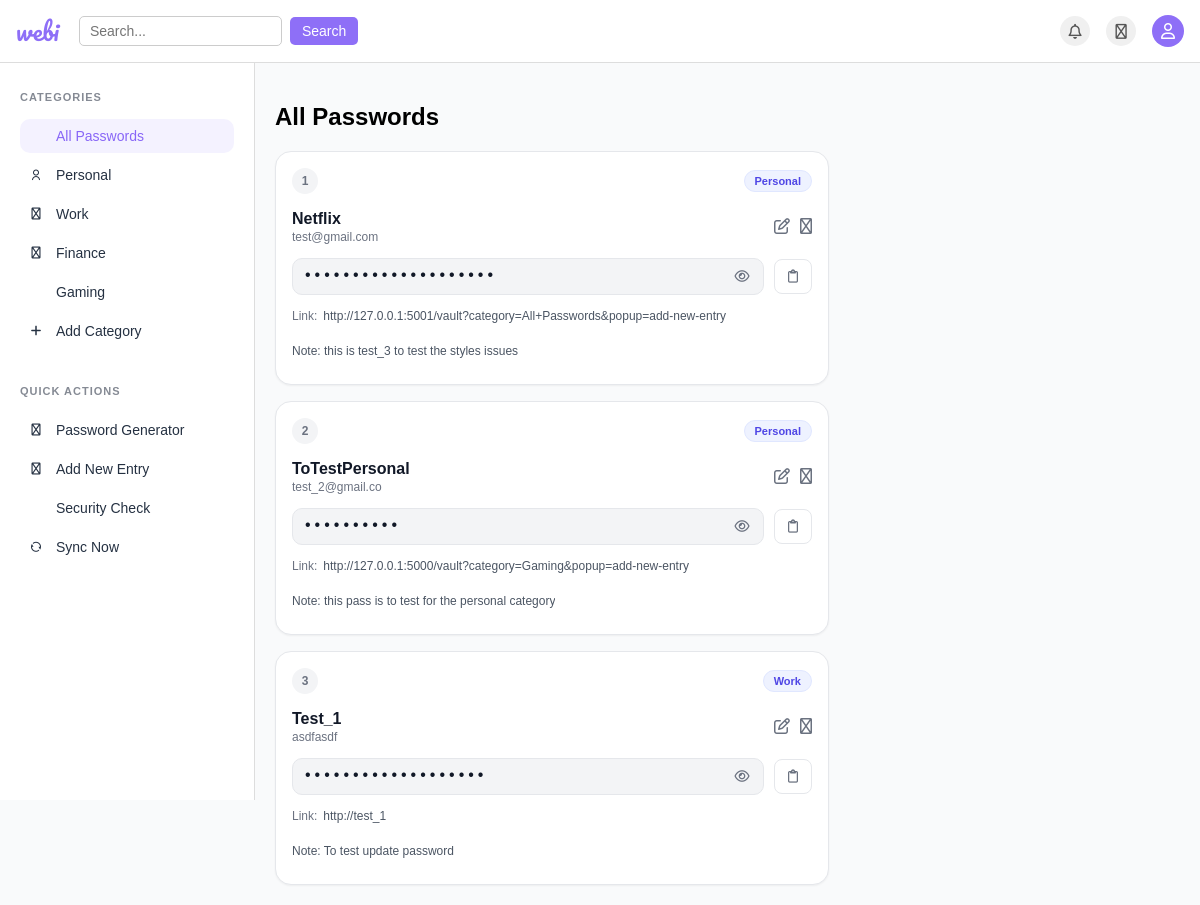
The page /vault (signed in) on the database its author committed.
### tables this page shows
CREATE TABLE passwords (id INTEGER PRIMARY KEY AUTOINCREMENT, site_name TEXT NOT NULL, site_username TEXT NOT NULL, site_password TEXT NOT NULL, url TEXT, notes TEXT, category TEXT NOT NULL DEFAULT 'Personal', user_id INTEGER NOT NULL DEFAULT 1);

### views.py (the view, shortened to what this page needs)
@views.route('/vault', methods=['GET', 'POST'])
def vault():
    if 'user_id' not in session:
        return redirect(url_for('views.login'))
    conn = get_db_connection()
    user = conn.execute(
        "SELECT master_password_hash FROM users WHERE id = ?",
        (session['user_id'],)
    ).fetchone()
    if (
        user and user['master_password_hash'] and
        not session.get('master_verified')
    ):
        conn.close()
        return redirect(url_for('views.master_verify'))
    user_id = session.get('user_id')
    default_categories = [
        'All Passwords', 'Personal', 'Work', 'Finance', 'Gaming'
    ]
    user_categories = conn.execute(
        "SELECT name FROM categories WHERE user_id = ? ORDER BY name ASC",
        (user_id,)
    ).fetchall()
    custom_categories = [row['name'] for row in user_categories]
    if 'category' in request.args:
        category = request.args.get('category', 'All Passwords')
        session['selected_category'] = category
    else:
        category = session.get('selected_category', 'All Passwords')
    popup_type = request.args.get('popup')
    show_password_generator_popup = popup_type == 'password-generator'
    show_new_entry_popup = popup_type == 'add-new-entry'
    show_edit_entry_popup = popup_type == 'edit-entry'
    show_add_category_popup = popup_type == 'add-category'
    edit_password_id = request.args.get('id')
    show_password = request.args.get('show_password') == 'true'
    password_length = int(request.args.get('length', 12))
    include_uppercase = request.args.get('uppercase', 'true').lower() == 'true'
    include_lowercase = request.args.get('lowercase', 'true').lower() == 'true'
    include_numbers = request.args.get('numbers', 'true').lower() == 'true'
    include_symbols = request.args.get('symbols', 'true').lower() == 'true'
    if not any([include_uppercase, include_lowercase,
                include_numbers, include_symbols]):
        include_uppercase = True
        include_lowercase = True
        include_numbers = True
        include_symbols = True
    password_length = max(8, min(32, password_length))
    generated_password = ""
    edit_password_data = None
    if show_edit_entry_popup and edit_password_id:
        edit_password_data = conn.execute(
            "SELECT * FROM passwords WHERE id = ?",
            (edit_password_id,)
        ).fetchone()
    if category == "All Passwords":
        current_passwords = conn.execute(
            "SELECT * FROM passwords WHERE user_id = ? ORDER BY id DESC",
            (user_id,)
        ).fetchall()
    else:
        current_passwords = conn.execute(
            "SELECT * FROM passwords "
            "WHERE user_id = ? AND category = ? ORDER BY id DESC",
            (user_id, category)
        ).fetchall()
    conn.close()
    return render_template(
        'vault.html',
        category=category,
        default_categories=default_categories,
        custom_categories=custom_categories,
        show_password_generator_popup=show_password_generator_popup,
        show_new_entry_popup=show_new_entry_popup,
        show_edit_entry_popup=show_edit_entry_popup,
        show_add_category_popup=show_add_category_popup,
        edit_password_data=edit_password_data,
        edit_password_id=edit_password_id,
        show_password=show_password,
        password_length=password_length,
        generated_password=generated_password,
        include_uppercase=include_uppercase,
        include_lowercase=include_lowercase,
        include_numbers=include_numbers,
        include_symbols=include_symbols,
        passwords=current_passwords
    )

### views.py (called while the page is built)
@views.before_app_request
def enforce_idle_timeout():
    from datetime import datetime, timedelta
    if 'user_id' in session:
        now = datetime.utcnow()
        started = session.get('start_time')
        try:
            started_dt = (
                datetime.fromisoformat(started)
                if isinstance(started, str) else None
            )
        except Exception:
            started_dt = None
        timeout = timedelta(minutes=20)
        try:
            from flask import current_app
            timeout = current_app.config.get(
                'PERMANENT_SESSION_LIFETIME', timeout
            )
        except Exception:
            pass
        if started_dt and (now - started_dt) > timeout:
            session.clear()

def get_db_connection():
    conn = sqlite3.connect("password_manager.db")
    conn.row_factory = sqlite3.Row
    conn.commit()
    conn.execute(
        """
        CREATE TABLE IF NOT EXISTS categories (
            id INTEGER PRIMARY KEY AUTOINCREMENT,
            user_id INTEGER NOT NULL,
            name TEXT NOT NULL,
            UNIQUE(user_id, name)
        )
        """
    )
    conn.commit()
    cur = conn.execute("PRAGMA table_info(passwords)")
    cols = {row[1] for row in cur.fetchall()}
    if "category" not in cols:
        conn.execute(
            "ALTER TABLE passwords ADD COLUMN category TEXT NOT NULL "
            "DEFAULT 'Personal'"
        )
        conn.commit()
    if "user_id" not in cols:
        conn.execute(
            "ALTER TABLE passwords ADD COLUMN user_id "
            "INTEGER NOT NULL DEFAULT 1"
        )
        conn.commit()
    return conn

### templates/vault.html (shortened to what this page needs)
<!DOCTYPE html>
<html lang="en">
  <head>
    <link
      rel="stylesheet"
      href="{{ url_for('static', filename='style.css') }}"
    />
    <link
      rel="stylesheet"
      href="https://site-assets.fontawesome.com/releases/v6.7.2/css/all.css"
    />
    <link
      rel="stylesheet"
      href="https://cdnjs.cloudflare.com/ajax/libs/remixicon/4.6.0/remixicon.min.css"
    />
  </head>
  <body class="vault_page">
    <div class="top_part">
      <div class="top-left">
        <a class="logo-page2">webi</a>
        <div class="search-bar">
          <input type="text" placeholder="Search..." />
          <button type="submit">Search</button>
        </div>
      </div>
      <div class="top-right">
        <button class="icon-button notification">
          <i class="fa-regular fa-bell"></i>
        </button>
        <button class="icon-button settings">
          <i class="fa-regular fa-gear"></i>
        </button>
        <div class="profile-wrapper">
          <div class="profile-avatar" id="profileButton" aria-haspopup="true" aria-expanded="false">
            <i class="fa-regular fa-user"></i>
          </div>
        </div>
      </div>
    </div>
    <div class="sidebar">
      <div class="sidebar-content">
        <div class="sidebar_titles">Categories</div>
        <a href="{{url_for('views.vault', category='All Passwords')}}">
          <div class="sidebar-text {%if category == 'All Passwords'%}active{% endif %}">
            <span>All Passwords</span>
          </div>
        </a>
        {% for c in default_categories if c != 'All Passwords' %}
          <a href="{{ url_for('views.vault', category=c) }}">
            <div class="sidebar-text {% if category == c %}active{% endif %}">
              {% if c == 'Personal' %}
                <i class="ri-user-line"></i>
              {% elif c == 'Work' %}
                <i class="fa-regular fa-briefcase"></i>
              {% elif c == 'Finance' %}
                <i class="fa-regular fa-wallet"></i>
              {% elif c == 'Gaming' %}
                <i class="fa-regular fa-gamepad-modern"></i>
              {% else %}
                <i class="fa-regular fa-folder"></i>
              {% endif %}
              <span>{{ c }}</span>
            </div>
          </a>
        {% endfor %}
        <a href="{{ url_for('views.vault', category=category, popup='add-category') }}">
        <div class="sidebar-text">
          <i class="fa-solid fa-plus"></i>
          <span>Add Category</span>
        </div>
        </a>
        <hr class="invisible-divider" />
        <div class="sidebar_titles">Quick Actions</div>
        <a href="{{ url_for('views.vault', category=category, popup='password-generator') }}">
          <div class="sidebar-text" id="password-generator-btn">
            <i class="fa-regular fa-key"></i>
            <span>Password Generator</span>
          </div>
        </a>
        <a href="{{ url_for('views.vault', category=category, popup='add-new-entry') }}">
          <div class="sidebar-text">
            <i class="fa-regular fa-circle-plus"></i>
            <span>Add New Entry</span>
          </div>
        </a>
        <div class="sidebar-text">
          <span>Security Check</span>
        </div>
        <div class="sidebar-text">
          <i class="ri-refresh-line"></i>
          <span>Sync Now</span>
        </div>
      </div>
    </div>
    <div class="main-content">
      {% if category == 'All Passwords' %}
        <h2>All Passwords</h2>
      {% else %}
        <h2>{{ category }} Passwords</h2>
      {% endif %}
      {% if passwords %}
        <div class="password-list password-grid">
          {% for password in passwords %}
            {% set plen = password.site_password|length %}
            <div class="password-card">
              <div class="card-row first-row">
                <span class="index-dot">{{ loop.index }}</span>
                <span class="category-chip">{{ password['category'] }}</span>
              </div>
              <div class="card-row second-row">
                <div class="title-block">
                  <div class="site-title">{{ password.site_name }}</div>
                  <div class="site-subtitle">{{ password.site_username }}</div>
                </div>
                <div class="card-actions">
                  <a href="{{ url_for('views.vault', category=category, popup='edit-entry', id=password['id']) }}" title="Edit"><i class="fa-regular fa-pen-to-square"></i></a>
                  <a class="btn-delete" href="{{ url_for('views.delete_password', id=password['id'], category=category) }}" title="Delete" onclick="return confirm('Are you sure you want to delete this password?');"><i class="fa-regular fa-trash"></i></a>
                </div>
              </div>
              <div class="card-row third-row">
                <div class="password-secret" data-password="{{ password.site_password|e }}">
                  <span class="pw-dots">{{ "•" * plen }}</span>
                  <button type="button" class="pw-visibility-btn" aria-label="Show password">
                    <i class="fa-regular fa-eye"></i>
                  </button>
                </div>
                <button type="button" class="copy-btn-card" aria-label="Copy password">
                  <i class="fa-regular fa-clipboard"></i>
                </button>
              </div>
              <div class="card-row fourth-row">
                {% if password['url'] %}
                  <div class="link-line">
                    <span class="link-label">Link:</span>
                    <a class="link-text" href="{{ password['url']|e }}" target="_blank" rel="noopener noreferrer">{{ password['url'] }}</a>
                  </div>
                {% else %}
                  <div class="link-line"><span class="link-label"></span><span class="link-text"></span></div>
                {% endif %}
              </div>
              <div class="card-row fifth-row">
                {% if password['notes'] %}
                  <div class="notes-text">Note: {{ password['notes'] }}</div>
                {% else %}
                  <div class="notes-text"></div>
                {% endif %}
              </div>
            </div>
          {% endfor %}
        </div>
      {% else %}
        <p>No passwords saved in this category yet. <a href="{{ url_for('views.vault', category=category, popup='add-new-entry') }}">Add your first password entry!</a></p>
      {% endif %}
    </div>
  </body>
</html>

### rows shown on the page
passwords: category "Personal", site_name "Netflix", site_username "test@gmail.com", value "••••••••••••••••••••", url "http://127.0.0.1:5001/vault?category=All+Passwords&popup=add-new-entry", notes "this is test_3 to test the styles issues"
passwords: category "Personal", site_name "ToTestPersonal", site_username "test_2@gmail.co", value "••••••••••", url "http://127.0.0.1:5000/vault?category=Gaming&popup=add-new-entry", notes "this pass is to test for the personal category"
passwords: category "Work", site_name "Test_1", site_username "asdfasdf", value "•••••••••••••••••••", url "http://test_1", notes "To test update password"

### other values the page prints
{{ c }} "Personal" "Work" "Finance" "Gaming"
